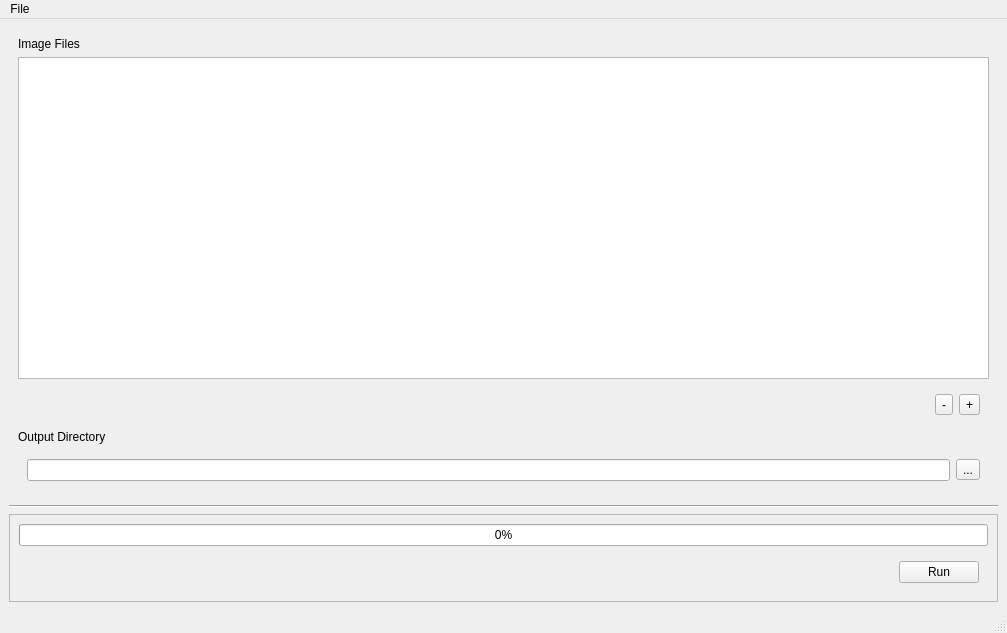
<?xml version="1.0" encoding="UTF-8"?>
<ui version="4.0">
 <class>MainWindow</class>
 <widget class="QMainWindow" name="MainWindow">
  <property name="geometry">
   <rect>
    <x>0</x>
    <y>0</y>
    <width>1007</width>
    <height>633</height>
   </rect>
  </property>
  <property name="windowTitle">
   <string>Kelp Segmentation Tool</string>
  </property>
  <widget class="QWidget" name="centralwidget">
   <layout class="QVBoxLayout" name="verticalLayout">
    <item>
     <widget class="QWidget" name="widget_3" native="true">
      <layout class="QVBoxLayout" name="verticalLayout_2">
       <item>
        <widget class="QLabel" name="label_3">
         <property name="text">
          <string>Image Files</string>
         </property>
        </widget>
       </item>
       <item>
        <widget class="QTableView" name="tableView">
         <attribute name="horizontalHeaderDefaultSectionSize">
          <number>200</number>
         </attribute>
         <attribute name="horizontalHeaderStretchLastSection">
          <bool>true</bool>
         </attribute>
        </widget>
       </item>
       <item>
        <widget class="QWidget" name="widget_4" native="true">
         <layout class="QHBoxLayout" name="horizontalLayout_3">
          <item>
           <spacer name="horizontalSpacer">
            <property name="orientation">
             <enum>Qt::Horizontal</enum>
            </property>
            <property name="sizeHint" stdset="0">
             <size>
              <width>40</width>
              <height>20</height>
             </size>
            </property>
           </spacer>
          </item>
          <item>
           <widget class="QToolButton" name="btn_remove_img">
            <property name="text">
             <string>-</string>
            </property>
           </widget>
          </item>
          <item>
           <widget class="QToolButton" name="btn_add_img">
            <property name="text">
             <string>+</string>
            </property>
           </widget>
          </item>
         </layout>
        </widget>
       </item>
       <item>
        <widget class="QLabel" name="label">
         <property name="text">
          <string>Output Directory</string>
         </property>
        </widget>
       </item>
       <item>
        <widget class="QWidget" name="widget" native="true">
         <layout class="QHBoxLayout" name="horizontalLayout">
          <item>
           <widget class="QLineEdit" name="text_output_dir"/>
          </item>
          <item>
           <widget class="QToolButton" name="btn_output_dir">
            <property name="text">
             <string>...</string>
            </property>
           </widget>
          </item>
         </layout>
        </widget>
       </item>
      </layout>
     </widget>
    </item>
    <item>
     <widget class="Line" name="line">
      <property name="orientation">
       <enum>Qt::Horizontal</enum>
      </property>
     </widget>
    </item>
    <item>
     <widget class="QFrame" name="frame">
      <property name="frameShape">
       <enum>QFrame::StyledPanel</enum>
      </property>
      <property name="frameShadow">
       <enum>QFrame::Raised</enum>
      </property>
      <layout class="QVBoxLayout" name="verticalLayout_3">
       <item>
        <widget class="QProgressBar" name="progressBar">
         <property name="value">
          <number>0</number>
         </property>
        </widget>
       </item>
       <item>
        <widget class="QWidget" name="widget_5" native="true">
         <layout class="QHBoxLayout" name="horizontalLayout_4">
          <item>
           <spacer name="horizontalSpacer_2">
            <property name="orientation">
             <enum>Qt::Horizontal</enum>
            </property>
            <property name="sizeHint" stdset="0">
             <size>
              <width>40</width>
              <height>20</height>
             </size>
            </property>
           </spacer>
          </item>
          <item>
           <widget class="QPushButton" name="btn_run">
            <property name="text">
             <string>Run</string>
            </property>
           </widget>
          </item>
         </layout>
        </widget>
       </item>
      </layout>
     </widget>
    </item>
   </layout>
  </widget>
  <widget class="QMenuBar" name="menubar">
   <property name="geometry">
    <rect>
     <x>0</x>
     <y>0</y>
     <width>1007</width>
     <height>22</height>
    </rect>
   </property>
   <widget class="QMenu" name="menuFile">
    <property name="title">
     <string>File</string>
    </property>
    <addaction name="separator"/>
    <addaction name="actionNew"/>
    <addaction name="actionOpen"/>
    <addaction name="actionSave"/>
    <addaction name="separator"/>
    <addaction name="actionPreferences"/>
   </widget>
   <addaction name="menuFile"/>
  </widget>
  <widget class="QStatusBar" name="statusbar"/>
  <action name="actionNew">
   <property name="text">
    <string>New</string>
   </property>
   <property name="toolTip">
    <string>Create a new project</string>
   </property>
   <property name="shortcut">
    <string>Ctrl+N</string>
   </property>
  </action>
  <action name="actionOpen">
   <property name="text">
    <string>Open</string>
   </property>
   <property name="toolTip">
    <string>Open an existing project</string>
   </property>
   <property name="shortcut">
    <string>Ctrl+O</string>
   </property>
  </action>
  <action name="actionSave">
   <property name="text">
    <string>Save</string>
   </property>
   <property name="toolTip">
    <string>Save the current project</string>
   </property>
   <property name="shortcut">
    <string>Ctrl+S</string>
   </property>
  </action>
  <action name="actionPreferences">
   <property name="text">
    <string>Preferences</string>
   </property>
   <property name="toolTip">
    <string>Adjust preferences</string>
   </property>
   <property name="shortcut">
    <string>Ctrl+P</string>
   </property>
  </action>
 </widget>
 <resources/>
 <connections>
  <connection>
   <sender>actionNew</sender>
   <signal>triggered()</signal>
   <receiver>MainWindow</receiver>
   <slot>action_new_triggered()</slot>
   <hints>
    <hint type="sourcelabel">
     <x>-1</x>
     <y>-1</y>
    </hint>
    <hint type="destinationlabel">
     <x>503</x>
     <y>316</y>
    </hint>
   </hints>
  </connection>
  <connection>
   <sender>actionOpen</sender>
   <signal>triggered()</signal>
   <receiver>MainWindow</receiver>
   <slot>action_open_triggered()</slot>
   <hints>
    <hint type="sourcelabel">
     <x>-1</x>
     <y>-1</y>
    </hint>
    <hint type="destinationlabel">
     <x>503</x>
     <y>316</y>
    </hint>
   </hints>
  </connection>
  <connection>
   <sender>actionSave</sender>
   <signal>triggered()</signal>
   <receiver>MainWindow</receiver>
   <slot>action_save_triggered()</slot>
   <hints>
    <hint type="sourcelabel">
     <x>-1</x>
     <y>-1</y>
    </hint>
    <hint type="destinationlabel">
     <x>503</x>
     <y>316</y>
    </hint>
   </hints>
  </connection>
  <connection>
   <sender>actionPreferences</sender>
   <signal>triggered()</signal>
   <receiver>MainWindow</receiver>
   <slot>action_preferences_triggered()</slot>
   <hints>
    <hint type="sourcelabel">
     <x>-1</x>
     <y>-1</y>
    </hint>
    <hint type="destinationlabel">
     <x>503</x>
     <y>316</y>
    </hint>
   </hints>
  </connection>
  <connection>
   <sender>btn_add_img</sender>
   <signal>clicked()</signal>
   <receiver>MainWindow</receiver>
   <slot>btn_add_img_clicked()</slot>
   <hints>
    <hint type="sourcelabel">
     <x>968</x>
     <y>461</y>
    </hint>
    <hint type="destinationlabel">
     <x>503</x>
     <y>316</y>
    </hint>
   </hints>
  </connection>
  <connection>
   <sender>btn_remove_img</sender>
   <signal>clicked()</signal>
   <receiver>MainWindow</receiver>
   <slot>btn_remove_img_clicked()</slot>
   <hints>
    <hint type="sourcelabel">
     <x>940</x>
     <y>461</y>
    </hint>
    <hint type="destinationlabel">
     <x>503</x>
     <y>316</y>
    </hint>
   </hints>
  </connection>
  <connection>
   <sender>btn_output_dir</sender>
   <signal>clicked()</signal>
   <receiver>MainWindow</receiver>
   <slot>btn_output_dir_clicked()</slot>
   <hints>
    <hint type="sourcelabel">
     <x>966</x>
     <y>461</y>
    </hint>
    <hint type="destinationlabel">
     <x>503</x>
     <y>316</y>
    </hint>
   </hints>
  </connection>
 </connections>
 <slots>
  <slot>btn_add_img_clicked()</slot>
  <slot>btn_remove_img_clicked()</slot>
  <slot>btn_run_clicked()</slot>
  <slot>action_new_triggered()</slot>
  <slot>action_open_triggered()</slot>
  <slot>action_save_triggered()</slot>
  <slot>action_preferences_triggered()</slot>
  <slot>btn_output_dir_clicked()</slot>
 </slots>
</ui>
